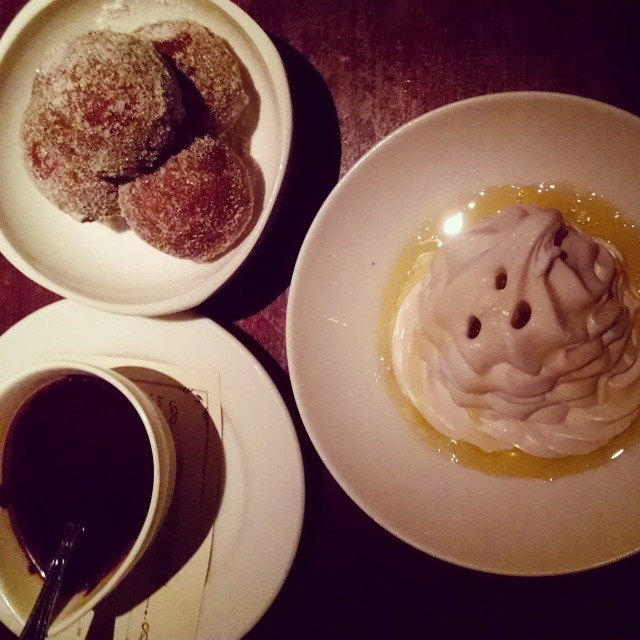
#> input picture 10576064_262502843940251_523348323_n.jpg, 640 x 640 px
$ python -i TeamFeatures_maxmode.py   (imports and definitions only)   (Python 2 division)
#> lines starting #> are read from the running program, lines starting #| are printed output that depends on the picture; after the words box and inside, x2 and y2 are one past the last pixel; in counts of white or black regions, pixels touching at a corner belong together
import skinmap as sm
from matplotlib import pyplot as plt
from matplotlib import image as mpimg
from scipy import ndimage, fftpack, stats
from skimage import exposure, measure
import pandas as pd
from PIL import Image
import cStringIO
import urllib2
import numpy as np
from pylab import *

def stdev_filter(arr, radius):
    """ Local standard deviation filter   """
    c1 = ndimage.filters.uniform_filter(arr, radius*2, mode='constant', origin=-radius)
    c2 = ndimage.filters.uniform_filter(arr*arr, radius*2, mode='constant', origin=-radius)
    return ((c2 - c1*c1)**.5)

def change_morphology_label(img):
    struct1 = ndimage.generate_binary_structure(2, 2)
    img_dilated = ndimage.morphology.binary_dilation(img, iterations=1, structure=struct1) #Food_Features_1.csv People_features_1.csv
    img_filled = ndimage.morphology.binary_fill_holes(img_dilated) #Food_Features_1.csv People_features_1.csv
    #img_filled = ndimage.morphology.binary_fill_holes(img) #2
    img_eroded = ndimage.morphology.binary_erosion(img_filled, iterations = 2, structure = struct1) #Food_Features_1.csv People_features_1.csv
    img_gaussian = ndimage.gaussian_filter(img_eroded,1) #Food_Features_1.csv People_features_1.csv
    #img_gaussian = ndimage.gaussian_filter(img_filled,1) #2

    labeled, shapes = ndimage.label(img_gaussian > 0)
    return labeled, shapes

def get_features(labeled, prop_img, img, shapes, img_size, img_texture):
    density_array = np.array([])
    area_covered = np.array([])
    hwratio = np.array([])
    density_hull = np.array([])
    circularity = np.array([])
    textures_array = np.array([])
    for label in range(1, shapes+1):
        density = float(((labeled==label)*img).sum())/float((labeled==label).sum())
        #if density>0.5 and density<1 and prop_img[label-1].area > 50: #Food_Features_1.csv People_features_1.csv
        if density<1 and prop_img[label-1].area > 50: #Food_Features_2.csv People_features_2.csv
            density_array=np.append(density_array, density)
            area_covered=np.append(area_covered, prop_img[label-1].area/img_size)
            hwratio=np.append(hwratio, prop_img[label-1].major_axis_length/prop_img[label-1].minor_axis_length)
            density_hull=np.append(density_hull, prop_img[label-1].solidity)
            circularity=np.append(circularity, prop_img[label-1].eccentricity)
            textures_array=np.append(textures_array, float(((labeled==label)*img_texture).sum())/float((labeled==label).sum()))

    if len(density_array) == 0:
        features = [len(density_array), -1, -1, -1, -1, -1, -1, -1, -1, -1, -1, -1, -1]
    else:
        features = [len(density_array), max(area_covered), np.median(area_covered), max(density_array), np.median(density_array),\
                    max(hwratio), np.median(hwratio), max(density_hull), np.median(density_hull), max(circularity), np.median(circularity),max(textures_array), np.median(textures_array)]
    return features

#Food_Features_1.csv People_features_1.csv
#labels_df = pd.DataFrame(columns=['percent_skin_abg','percent_skin_cbcr','percent_skin_cccm',\
#                                      'percent_skin_equalized_abg','percent_skin_equalized_cbcr','percent_skin_equalized_cccm',\
#                                      'number_labels_abg', 'max_area_covered_abg', 'median_area_covered_abg','max_density_abg', 'median_density_abg',\
#                                      'max_hwratio_abg', 'median_hwratio_abg','max_density_hull_abg', 'median_density_hull_abg',\
#                                      'max_circularity_abg', 'median_circularity_abg',\
#                                      'number_labels_cbcr', 'max_area_covered_cbcr', 'median_area_covered_cbcr','max_density_cbcr', 'median_density_cbcr',\
#                                      'max_hwratio_cbcr', 'median_hwratio_cbcr','max_density_hull_cbcr', 'median_density_hull_cbcr',\
#                                      'max_circularity_cbcr', 'median_circularity_cbcr',\
#                                      'number_labels_cccm', 'max_area_covered_cccm', 'median_area_covered_cccm','max_density_cccm', 'median_density_cccm',\
#                                      'max_hwratio_cccm', 'median_hwratio_cccm','max_density_hull_cccm', 'median_density_hull_cccm',\
#                                      'max_circularity_cccm', 'median_circularity_cccm'])

labels_df = pd.DataFrame(columns=['percent_skin_equalized_cbcr','percent_skin_equalized_cbcr_cccm',\
                                      'number_labels_cbcr', 'max_area_covered_cbcr', 'median_area_covered_cbcr','max_density_cbcr', 'median_density_cbcr',\
                                      'max_hwratio_cbcr', 'median_hwratio_cbcr','max_density_hull_cbcr', 'median_density_hull_cbcr',\
                                      'max_circularity_cbcr', 'median_circularity_cbcr','max_texture_cbcr', 'median_texture_cbcr',\
                                      'number_labels_cbcr_cccm', 'max_area_covered_cbcr_cccm', 'median_area_covered_cbcr_cccm','max_density_cbcr_cccm', 'median_density_cbcr_cccm',\
                                      'max_hwratio_cbcr_cccm', 'median_hwratio_cbcr_cccm','max_density_hull_cbcr_cccm', 'median_density_hull_cbcr_cccm',\
                                      'max_circularity_cbcr_cccm', 'median_circularity_cbcr_cccm', 'max_texture_cbcr_cccm', 'median_texture_cbcr_cccm'])

#get url
file='People_MP.txt'
urls=np.loadtxt(file,dtype="str")
# [70 lines not run here, left out]

>>> import cv2
>>> picture = cv2.imread('10576064_262502843940251_523348323_n.jpg', cv2.IMREAD_GRAYSCALE)
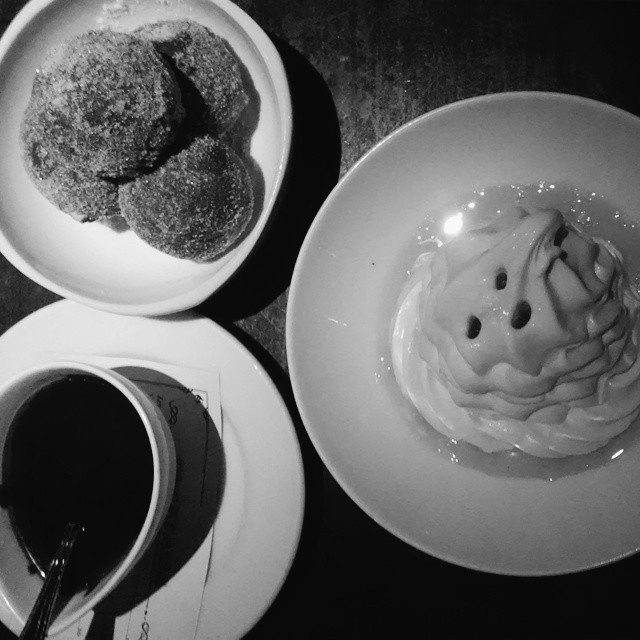
#> picture: shape (640, 640); min 0, max 255, mean 100.3
>>> result = change_morphology_label(picture)
#> in change_morphology_label, `img_dilated = ndimage.morphology.binary_dilation(img, iterations=1, st..`: img_dilated: shape (640, 640) bool; every value is 1
#> in change_morphology_label, `img_eroded = ndimage.morphology.binary_erosion(img_filled, iterations ..`:
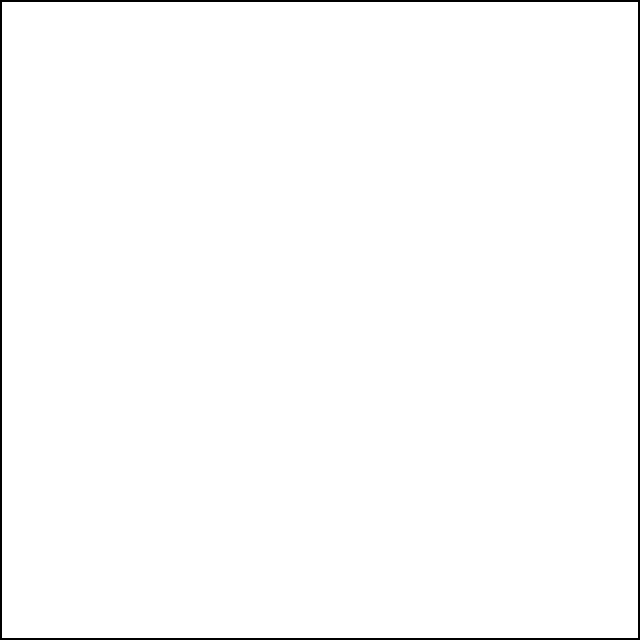
#> img_eroded: shape (640, 640) bool; 98.8% white; 1 black region, box (x1, y1, x2, y2) and area: (0, 0, 640, 640) 5104
#> in change_morphology_label, `img_gaussian = ndimage.gaussian_filter(img_eroded,1)`:
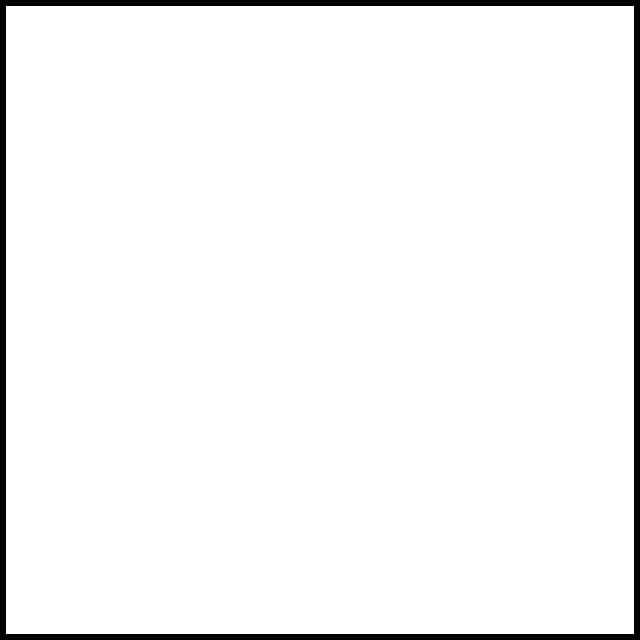
#> img_gaussian: shape (640, 640) bool; 96.3% white; 1 black region, box (x1, y1, x2, y2) and area: (0, 0, 640, 640) 15216
#> in change_morphology_label, `labeled, shapes = ndimage.label(img_gaussian > 0)`: shapes = 1

$ run again, on Burger_Skin.jpg
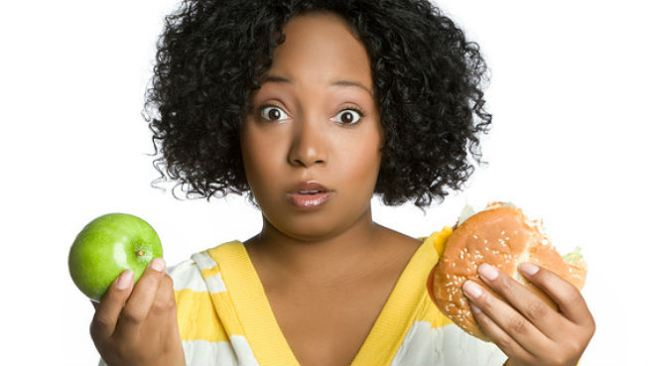
#> input picture Burger_Skin.jpg, 650 x 366 px
#> img_dilated: shape (366, 650) bool; every value is 1
#> in change_morphology_label, `img_eroded = ndimage.morphology.binary_erosion(img_filled, iterations ..`:
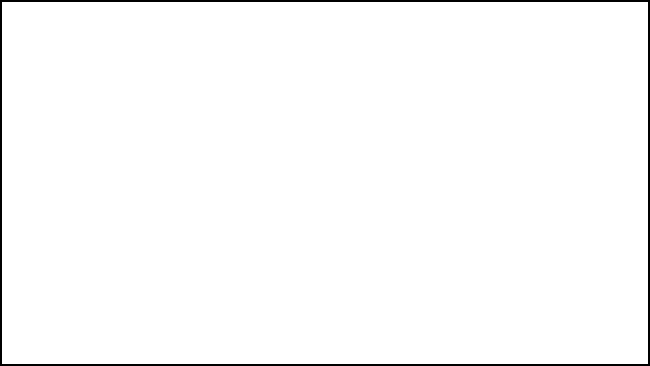
#> img_eroded: shape (366, 650) bool; 98.3% white; 1 black region, box (x1, y1, x2, y2) and area: (0, 0, 650, 366) 4048
#> in change_morphology_label, `img_gaussian = ndimage.gaussian_filter(img_eroded,1)`:
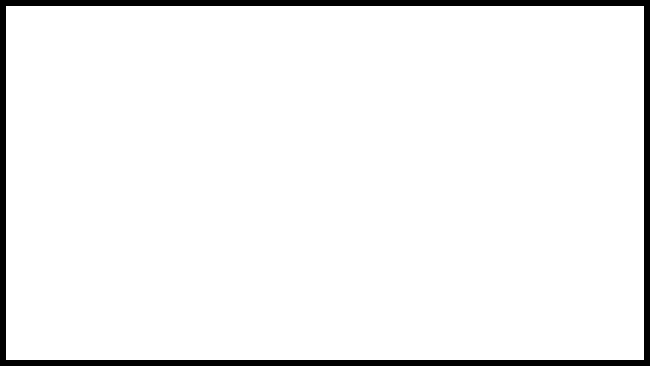
#> img_gaussian: shape (366, 650) bool; 94.9% white; 1 black region, box (x1, y1, x2, y2) and area: (0, 0, 650, 366) 12048
#> shapes = 1

$ run again, on Pizza.jpg
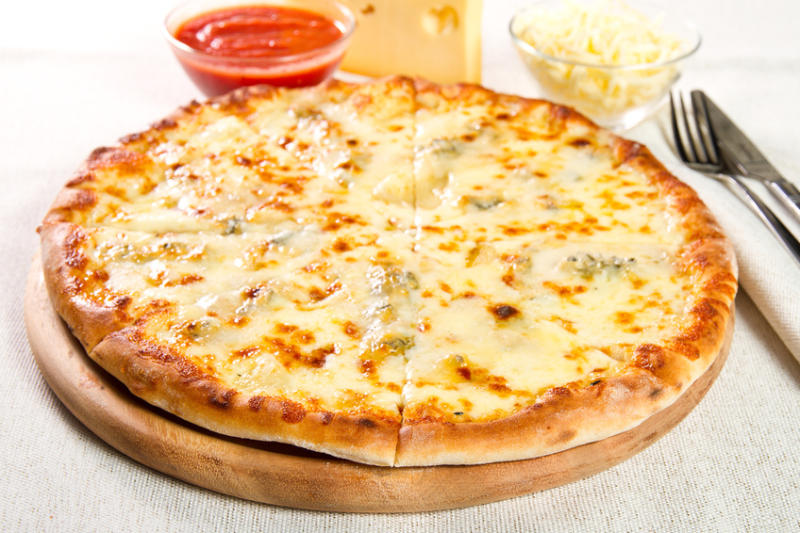
#> input picture Pizza.jpg, 800 x 533 px
#> img_dilated: shape (533, 800) bool; every value is 1
#> in change_morphology_label, `img_eroded = ndimage.morphology.binary_erosion(img_filled, iterations ..`:
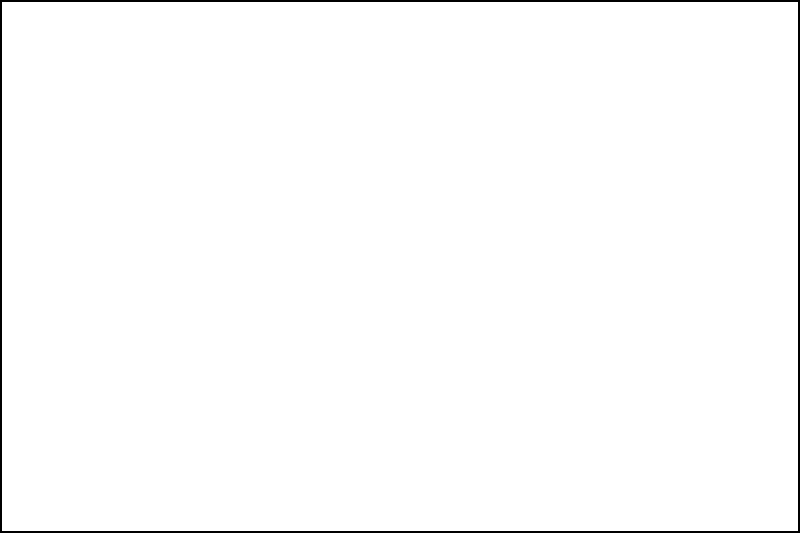
#> img_eroded: shape (533, 800) bool; 98.8% white; 1 black region, box (x1, y1, x2, y2) and area: (0, 0, 800, 533) 5316
#> in change_morphology_label, `img_gaussian = ndimage.gaussian_filter(img_eroded,1)`:
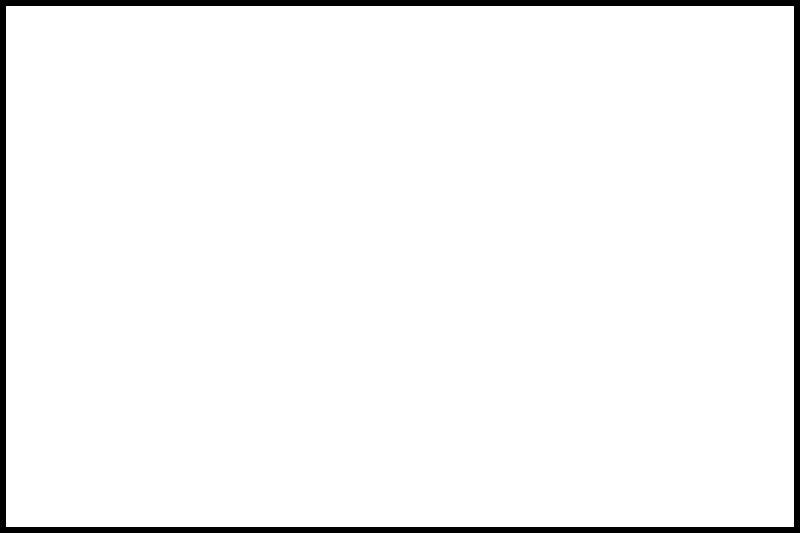
#> img_gaussian: shape (533, 800) bool; 96.3% white; 1 black region, box (x1, y1, x2, y2) and area: (0, 0, 800, 533) 15852
#> shapes = 1
